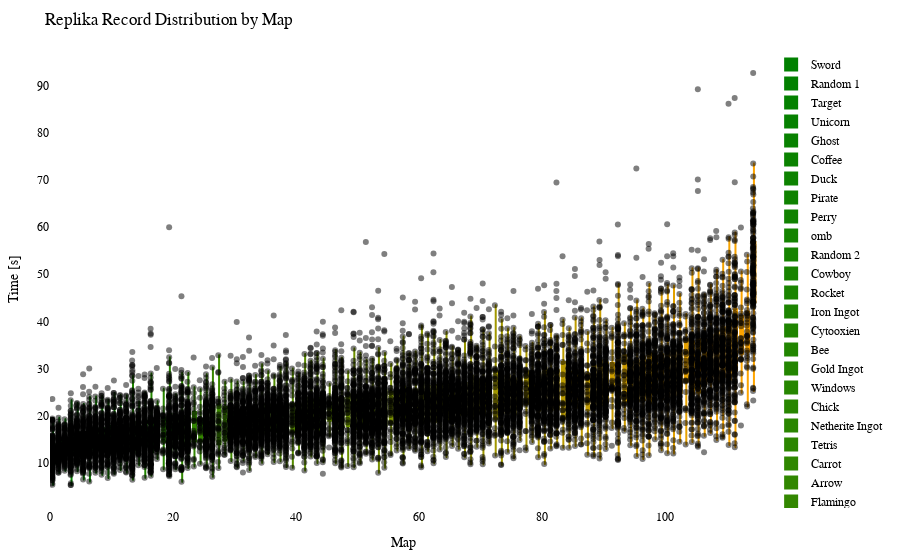

Notebook source saved alongside this figure:
### Code cell
import plotly.graph_objects as go
import plotly.io as pio
from matplotlib.colors import LinearSegmentedColormap, to_hex

df = getRecordsDataframe(minigame="Replika")

# sort df columns by mean value 
df = df.reindex(df.mean().sort_values().index, axis=1)

# drop sum column
df = df.drop(columns=["Sum"])

# replace 25 with NaN
df = df.replace(25, np.nan)

# remove "ms " from column names
df.columns = df.columns.str.replace('ms ', '')

# Exclude the first column (assuming it's the column you don't want to include)
df_to_html = df.iloc[:, 1:]

# Calculate the offset for centering the data points
num_columns = len(df_to_html.columns)
offset = 0.5

# Create a green to orange gradient
cmap = LinearSegmentedColormap.from_list("green_orange", ["green", "orange"])
colors = [to_hex(cmap(i / (num_columns - 1))) for i in range(num_columns)]

# Create a Swarm plot using Plotly
fig = go.Figure()

for i, (column, color) in enumerate(zip(df_to_html.columns, colors)):
    x_values = [i + offset] * len(df_to_html[column])  # Adjust x-values with offset for horizontal centering
    fig.add_trace(go.Box(x=x_values,
                         y=df_to_html[column],
                         name=column,
                         boxpoints='all',
                         pointpos=-0.5,  # Adjust point position to prevent overlapping
                         marker=dict(color='rgba(0,0,0,0.5)', size=6),  # Adjust marker color and size
                         line=dict(color=color),
                         fillcolor=color,
                         hovertext=df_to_html.index,
                         hoverinfo='name+text+y',
                         showlegend=True))

fig.update_layout(title="Replika Record Distribution by Map",
                  xaxis=dict(title="Map"),
                  yaxis=dict(title="Time [s]"),
                  showlegend=True,
                  font=dict(family="Arial", size=12, color="black"),  # Customize font
                  plot_bgcolor="white",  # Set background color
                  margin=dict(l=50, r=50, t=50, b=50),  # Adjust margins for better layout
                  )

# Show the figure
fig.show()

# Export the plot to an HTML file
pio.write_html(fig, "out/repl_swarm_plot.html")
